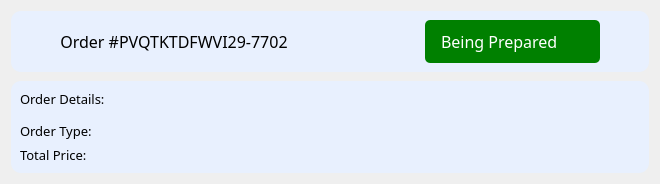
<?xml version="1.0" encoding="UTF-8"?>
<ui version="4.0">
 <class>OrderCard</class>
 <widget class="QWidget" name="OrderCard">
  <property name="geometry">
   <rect>
    <x>0</x>
    <y>0</y>
    <width>660</width>
    <height>173</height>
   </rect>
  </property>
  <property name="windowTitle">
   <string>Form</string>
  </property>
  <layout class="QVBoxLayout" name="verticalLayout">
   <property name="spacing">
    <number>9</number>
   </property>
   <item>
    <widget class="QFrame" name="OrderStatus">
     <property name="sizePolicy">
      <sizepolicy hsizetype="Preferred" vsizetype="Fixed">
       <horstretch>0</horstretch>
       <verstretch>0</verstretch>
      </sizepolicy>
     </property>
     <property name="styleSheet">
      <string notr="true">background-color: #E8F0FE;
border-radius: 10px;</string>
     </property>
     <property name="frameShape">
      <enum>QFrame::Shape::StyledPanel</enum>
     </property>
     <property name="frameShadow">
      <enum>QFrame::Shadow::Raised</enum>
     </property>
     <layout class="QHBoxLayout" name="horizontalLayout_8">
      <property name="spacing">
       <number>8</number>
      </property>
      <item>
       <widget class="QPushButton" name="OrderDetailsBtn">
        <property name="sizePolicy">
         <sizepolicy hsizetype="Minimum" vsizetype="Fixed">
          <horstretch>0</horstretch>
          <verstretch>0</verstretch>
         </sizepolicy>
        </property>
        <property name="cursor">
         <cursorShape>PointingHandCursor</cursorShape>
        </property>
        <property name="autoFillBackground">
         <bool>false</bool>
        </property>
        <property name="styleSheet">
         <string notr="true">QPushButton {
	rotate: 0;
}

QPushButton:hover {
	rotate: 90deg;
	color: #eeeee;
}</string>
        </property>
        <property name="text">
         <string/>
        </property>
        <property name="icon">
         <iconset resource="resource.qrc">
          <normaloff>:/icons/Icons/arrow_right.svg</normaloff>
          <normalon>:/icons/Icons/arrow_right.svg</normalon>
          <activeon>:/icons/Icons/arrow-down.svg</activeon>:/icons/Icons/arrow_right.svg</iconset>
        </property>
        <property name="iconSize">
         <size>
          <width>24</width>
          <height>24</height>
         </size>
        </property>
        <property name="checkable">
         <bool>true</bool>
        </property>
       </widget>
      </item>
      <item>
       <widget class="QLabel" name="OrderLabel">
        <property name="font">
         <font>
          <family>Franklin Gothic Medium</family>
          <pointsize>12</pointsize>
         </font>
        </property>
        <property name="autoFillBackground">
         <bool>false</bool>
        </property>
        <property name="styleSheet">
         <string notr="true">color: rgb(0, 0, 0);</string>
        </property>
        <property name="text">
         <string>Order #PVQTKTDFWVI29-7702</string>
        </property>
        <property name="alignment">
         <set>Qt::AlignmentFlag::AlignCenter</set>
        </property>
        <property name="textInteractionFlags">
         <set>Qt::TextInteractionFlag::LinksAccessibleByMouse|Qt::TextInteractionFlag::TextSelectableByMouse</set>
        </property>
       </widget>
      </item>
      <item>
       <spacer name="OrderHSpacer">
        <property name="orientation">
         <enum>Qt::Orientation::Horizontal</enum>
        </property>
        <property name="sizeType">
         <enum>QSizePolicy::Policy::MinimumExpanding</enum>
        </property>
        <property name="sizeHint" stdset="0">
         <size>
          <width>40</width>
          <height>20</height>
         </size>
        </property>
       </spacer>
      </item>
      <item>
       <widget class="QComboBox" name="OrderStatusSelect">
        <property name="sizePolicy">
         <sizepolicy hsizetype="Preferred" vsizetype="Fixed">
          <horstretch>0</horstretch>
          <verstretch>0</verstretch>
         </sizepolicy>
        </property>
        <property name="minimumSize">
         <size>
          <width>175</width>
          <height>0</height>
         </size>
        </property>
        <property name="font">
         <font>
          <family>Franklin Gothic Medium</family>
          <pointsize>12</pointsize>
         </font>
        </property>
        <property name="cursor">
         <cursorShape>PointingHandCursor</cursorShape>
        </property>
        <property name="layoutDirection">
         <enum>Qt::LayoutDirection::LeftToRight</enum>
        </property>
        <property name="styleSheet">
         <string notr="true">QComboBox {
    border-radius: 5px;
    padding: 9px 16px;
    color: white;
    background-color: green;
	width: 100%;
    text-align: center; /* Center-align the text */
}

QComboBox:hover {
    border-color: darkgreen;
    background-color: #32CD32; /* Lighter green for hover effect */
}

QComboBox::drop-down {
    width: 20px; /* Adjust width of the dropdown button */
    border: none;
}


QComboBox QAbstractItemView {
    background-color: white;
    color: black;
    selection-background-color: #32CD32; /* Highlight selected item in green */
    selection-color: black;
    padding: 5px;
    text-align: center;
    outline: none; /* Remove focus border for cleaner look */
}
</string>
        </property>
        <property name="editable">
         <bool>false</bool>
        </property>
        <property name="currentIndex">
         <number>0</number>
        </property>
        <property name="iconSize">
         <size>
          <width>0</width>
          <height>0</height>
         </size>
        </property>
        <property name="placeholderText">
         <string>Change Status</string>
        </property>
        <property name="frame">
         <bool>true</bool>
        </property>
        <item>
         <property name="text">
          <string>Being Prepared</string>
         </property>
        </item>
        <item>
         <property name="text">
          <string>Out for Delivery</string>
         </property>
        </item>
        <item>
         <property name="text">
          <string>Delivered</string>
         </property>
        </item>
       </widget>
      </item>
      <item>
       <widget class="QPushButton" name="deleteBtn">
        <property name="cursor">
         <cursorShape>PointingHandCursor</cursorShape>
        </property>
        <property name="text">
         <string/>
        </property>
        <property name="icon">
         <iconset resource="resource.qrc">
          <normaloff>:/icons/Icons/bin.svg</normaloff>:/icons/Icons/bin.svg</iconset>
        </property>
        <property name="iconSize">
         <size>
          <width>32</width>
          <height>32</height>
         </size>
        </property>
       </widget>
      </item>
     </layout>
    </widget>
   </item>
   <item>
    <widget class="QWidget" name="OrderDetails" native="true">
     <property name="enabled">
      <bool>false</bool>
     </property>
     <property name="sizePolicy">
      <sizepolicy hsizetype="Preferred" vsizetype="Maximum">
       <horstretch>0</horstretch>
       <verstretch>0</verstretch>
      </sizepolicy>
     </property>
     <property name="styleSheet">
      <string notr="true">background-color: #E8F0FE;
color: black;
border-radius: 10px;</string>
     </property>
     <layout class="QVBoxLayout" name="verticalLayout_18">
      <property name="topMargin">
       <number>9</number>
      </property>
      <item>
       <widget class="QLabel" name="DetailsLabel">
        <property name="font">
         <font>
          <family>Franklin Gothic Medium</family>
          <pointsize>10</pointsize>
         </font>
        </property>
        <property name="mouseTracking">
         <bool>false</bool>
        </property>
        <property name="text">
         <string>Order Details:</string>
        </property>
        <property name="textInteractionFlags">
         <set>Qt::TextInteractionFlag::LinksAccessibleByMouse|Qt::TextInteractionFlag::TextSelectableByMouse</set>
        </property>
       </widget>
      </item>
      <item>
       <layout class="QVBoxLayout" name="DetailsList">
        <property name="topMargin">
         <number>4</number>
        </property>
        <property name="bottomMargin">
         <number>4</number>
        </property>
       </layout>
      </item>
      <item>
       <widget class="QLabel" name="OrderTypeLabel">
        <property name="font">
         <font>
          <family>Franklin Gothic Medium</family>
          <pointsize>10</pointsize>
         </font>
        </property>
        <property name="text">
         <string>Order Type:</string>
        </property>
        <property name="textInteractionFlags">
         <set>Qt::TextInteractionFlag::LinksAccessibleByMouse|Qt::TextInteractionFlag::TextSelectableByMouse</set>
        </property>
       </widget>
      </item>
      <item>
       <widget class="QLabel" name="TotalPriceLabel">
        <property name="font">
         <font>
          <family>Franklin Gothic Medium</family>
          <pointsize>10</pointsize>
         </font>
        </property>
        <property name="text">
         <string>Total Price: </string>
        </property>
        <property name="textInteractionFlags">
         <set>Qt::TextInteractionFlag::LinksAccessibleByMouse|Qt::TextInteractionFlag::TextSelectableByMouse</set>
        </property>
       </widget>
      </item>
     </layout>
    </widget>
   </item>
  </layout>
 </widget>
 <resources>
  <include location="resource.qrc"/>
 </resources>
 <connections/>
</ui>
